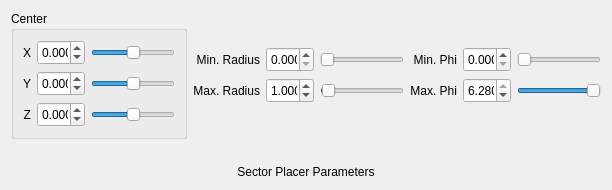
                <widget class="QWidget" name="SectorPlacerPage">
                 <layout class="QGridLayout" name="gridLayout_20">
                  <item row="0" column="0" rowspan="4">
                   <widget class="QGroupBox" name="SectorPlacerGroupBox">
                    <property name="title">
                     <string>Center</string>
                    </property>
                    <layout class="QGridLayout" name="gridLayout_21">
                     <item row="0" column="0">
                      <widget class="QLabel" name="SectorPlacerXLabel">
                       <property name="sizePolicy">
                        <sizepolicy hsizetype="Fixed" vsizetype="Fixed">
                         <horstretch>0</horstretch>
                         <verstretch>0</verstretch>
                        </sizepolicy>
                       </property>
                       <property name="minimumSize">
                        <size>
                         <width>0</width>
                         <height>25</height>
                        </size>
                       </property>
                       <property name="text">
                        <string>X</string>
                       </property>
                       <property name="alignment">
                        <set>Qt::AlignRight|Qt::AlignTrailing|Qt::AlignVCenter</set>
                       </property>
                      </widget>
                     </item>
                     <item row="0" column="1">
                      <widget class="QDoubleSpinBox" name="SectorPlacerXSpinBox">
                       <property name="sizePolicy">
                        <sizepolicy hsizetype="Fixed" vsizetype="Fixed">
                         <horstretch>0</horstretch>
                         <verstretch>0</verstretch>
                        </sizepolicy>
                       </property>
                       <property name="minimumSize">
                        <size>
                         <width>48</width>
                         <height>25</height>
                        </size>
                       </property>
                       <property name="maximumSize">
                        <size>
                         <width>48</width>
                         <height>25</height>
                        </size>
                       </property>
                       <property name="alignment">
                        <set>Qt::AlignRight|Qt::AlignTrailing|Qt::AlignVCenter</set>
                       </property>
                       <property name="decimals">
                        <number>3</number>
                       </property>
                       <property name="minimum">
                        <double>-10.000000000000000</double>
                       </property>
                       <property name="maximum">
                        <double>10.000000000000000</double>
                       </property>
                       <property name="singleStep">
                        <double>0.100000000000000</double>
                       </property>
                      </widget>
                     </item>
                     <item row="1" column="0">
                      <widget class="QLabel" name="SectorPlacerYLabel">
                       <property name="sizePolicy">
                        <sizepolicy hsizetype="Fixed" vsizetype="Fixed">
                         <horstretch>0</horstretch>
                         <verstretch>0</verstretch>
                        </sizepolicy>
                       </property>
                       <property name="minimumSize">
                        <size>
                         <width>0</width>
                         <height>25</height>
                        </size>
                       </property>
                       <property name="text">
                        <string>Y</string>
                       </property>
                       <property name="alignment">
                        <set>Qt::AlignRight|Qt::AlignTrailing|Qt::AlignVCenter</set>
                       </property>
                      </widget>
                     </item>
                     <item row="1" column="1">
                      <widget class="QDoubleSpinBox" name="SectorPlacerYSpinBox">
                       <property name="sizePolicy">
                        <sizepolicy hsizetype="Fixed" vsizetype="Fixed">
                         <horstretch>0</horstretch>
                         <verstretch>0</verstretch>
                        </sizepolicy>
                       </property>
                       <property name="minimumSize">
                        <size>
                         <width>48</width>
                         <height>25</height>
                        </size>
                       </property>
                       <property name="maximumSize">
                        <size>
                         <width>48</width>
                         <height>25</height>
                        </size>
                       </property>
                       <property name="alignment">
                        <set>Qt::AlignRight|Qt::AlignTrailing|Qt::AlignVCenter</set>
                       </property>
                       <property name="decimals">
                        <number>3</number>
                       </property>
                       <property name="minimum">
                        <double>-10.000000000000000</double>
                       </property>
                       <property name="maximum">
                        <double>10.000000000000000</double>
                       </property>
                       <property name="singleStep">
                        <double>0.100000000000000</double>
                       </property>
                      </widget>
                     </item>
                     <item row="2" column="0">
                      <widget class="QLabel" name="SectorPlacerZLabel">
                       <property name="sizePolicy">
                        <sizepolicy hsizetype="Fixed" vsizetype="Fixed">
                         <horstretch>0</horstretch>
                         <verstretch>0</verstretch>
                        </sizepolicy>
                       </property>
                       <property name="minimumSize">
                        <size>
                         <width>0</width>
                         <height>25</height>
                        </size>
                       </property>
                       <property name="text">
                        <string>Z</string>
                       </property>
                       <property name="alignment">
                        <set>Qt::AlignRight|Qt::AlignTrailing|Qt::AlignVCenter</set>
                       </property>
                      </widget>
                     </item>
                     <item row="2" column="1">
                      <widget class="QDoubleSpinBox" name="SectorPlacerZSpinBox">
                       <property name="sizePolicy">
                        <sizepolicy hsizetype="Fixed" vsizetype="Fixed">
                         <horstretch>0</horstretch>
                         <verstretch>0</verstretch>
                        </sizepolicy>
                       </property>
                       <property name="minimumSize">
                        <size>
                         <width>48</width>
                         <height>25</height>
                        </size>
                       </property>
                       <property name="maximumSize">
                        <size>
                         <width>48</width>
                         <height>25</height>
                        </size>
                       </property>
                       <property name="alignment">
                        <set>Qt::AlignRight|Qt::AlignTrailing|Qt::AlignVCenter</set>
                       </property>
                       <property name="decimals">
                        <number>3</number>
                       </property>
                       <property name="minimum">
                        <double>-10.000000000000000</double>
                       </property>
                       <property name="maximum">
                        <double>10.000000000000000</double>
                       </property>
                       <property name="singleStep">
                        <double>0.100000000000000</double>
                       </property>
                      </widget>
                     </item>
                     <item row="0" column="2">
                      <widget class="QSlider" name="SectorPlacerXSlider">
                       <property name="minimum">
                        <number>-100</number>
                       </property>
                       <property name="maximum">
                        <number>100</number>
                       </property>
                       <property name="orientation">
                        <enum>Qt::Horizontal</enum>
                       </property>
                      </widget>
                     </item>
                     <item row="1" column="2">
                      <widget class="QSlider" name="SectorPlacerYSlider">
                       <property name="minimum">
                        <number>-100</number>
                       </property>
                       <property name="maximum">
                        <number>100</number>
                       </property>
                       <property name="orientation">
                        <enum>Qt::Horizontal</enum>
                       </property>
                      </widget>
                     </item>
                     <item row="2" column="2">
                      <widget class="QSlider" name="SectorPlacerZSlider">
                       <property name="minimum">
                        <number>-100</number>
                       </property>
                       <property name="maximum">
                        <number>100</number>
                       </property>
                       <property name="orientation">
                        <enum>Qt::Horizontal</enum>
                       </property>
                      </widget>
                     </item>
                    </layout>
                   </widget>
                  </item>
                  <item row="5" column="0" colspan="7">
                   <widget class="QLabel" name="SectorPlacerParametersLabel">
                    <property name="text">
                     <string>Sector Placer Parameters</string>
                    </property>
                    <property name="alignment">
                     <set>Qt::AlignCenter</set>
                    </property>
                   </widget>
                  </item>
                  <item row="1" column="1">
                   <widget class="QLabel" name="SectorPlacerMinRadiusLabel">
                    <property name="text">
                     <string>Min. Radius</string>
                    </property>
                    <property name="alignment">
                     <set>Qt::AlignRight|Qt::AlignTrailing|Qt::AlignVCenter</set>
                    </property>
                   </widget>
                  </item>
                  <item row="2" column="1">
                   <widget class="QLabel" name="SectorPlacerMaxRadiusLabel">
                    <property name="text">
                     <string>Max. Radius</string>
                    </property>
                    <property name="alignment">
                     <set>Qt::AlignRight|Qt::AlignTrailing|Qt::AlignVCenter</set>
                    </property>
                   </widget>
                  </item>
                  <item row="1" column="2">
                   <widget class="QDoubleSpinBox" name="SectorPlacerMinRadiusSpinBox">
                    <property name="sizePolicy">
                     <sizepolicy hsizetype="Fixed" vsizetype="Fixed">
                      <horstretch>0</horstretch>
                      <verstretch>0</verstretch>
                     </sizepolicy>
                    </property>
                    <property name="minimumSize">
                     <size>
                      <width>48</width>
                      <height>25</height>
                     </size>
                    </property>
                    <property name="maximumSize">
                     <size>
                      <width>48</width>
                      <height>25</height>
                     </size>
                    </property>
                    <property name="alignment">
                     <set>Qt::AlignRight|Qt::AlignTrailing|Qt::AlignVCenter</set>
                    </property>
                    <property name="decimals">
                     <number>3</number>
                    </property>
                    <property name="maximum">
                     <double>10.000000000000000</double>
                    </property>
                    <property name="singleStep">
                     <double>0.100000000000000</double>
                    </property>
                   </widget>
                  </item>
                  <item row="2" column="2">
                   <widget class="QDoubleSpinBox" name="SectorPlacerMaxRadiusSpinBox">
                    <property name="sizePolicy">
                     <sizepolicy hsizetype="Fixed" vsizetype="Fixed">
                      <horstretch>0</horstretch>
                      <verstretch>0</verstretch>
                     </sizepolicy>
                    </property>
                    <property name="minimumSize">
                     <size>
                      <width>48</width>
                      <height>25</height>
                     </size>
                    </property>
                    <property name="maximumSize">
                     <size>
                      <width>48</width>
                      <height>25</height>
                     </size>
                    </property>
                    <property name="alignment">
                     <set>Qt::AlignRight|Qt::AlignTrailing|Qt::AlignVCenter</set>
                    </property>
                    <property name="decimals">
                     <number>3</number>
                    </property>
                    <property name="maximum">
                     <double>10.000000000000000</double>
                    </property>
                    <property name="singleStep">
                     <double>0.100000000000000</double>
                    </property>
                    <property name="value">
                     <double>1.000000000000000</double>
                    </property>
                   </widget>
                  </item>
                  <item row="1" column="3">
                   <widget class="QSlider" name="SectorPlacerMinRadiusSlider">
                    <property name="maximum">
                     <number>100</number>
                    </property>
                    <property name="value">
                     <number>0</number>
                    </property>
                    <property name="orientation">
                     <enum>Qt::Horizontal</enum>
                    </property>
                   </widget>
                  </item>
                  <item row="2" column="3">
                   <widget class="QSlider" name="SectorPlacerMaxRadiusSlider">
                    <property name="maximum">
                     <number>100</number>
                    </property>
                    <property name="value">
                     <number>1</number>
                    </property>
                    <property name="orientation">
                     <enum>Qt::Horizontal</enum>
                    </property>
                   </widget>
                  </item>
                  <item row="1" column="4">
                   <widget class="QLabel" name="SectorPlacerMinPhiLabel">
                    <property name="text">
                     <string>Min. Phi</string>
                    </property>
                    <property name="alignment">
                     <set>Qt::AlignRight|Qt::AlignTrailing|Qt::AlignVCenter</set>
                    </property>
                   </widget>
                  </item>
                  <item row="2" column="4">
                   <widget class="QLabel" name="SectorPlacerMaxPhiLabel">
                    <property name="text">
                     <string>Max. Phi</string>
                    </property>
                    <property name="alignment">
                     <set>Qt::AlignRight|Qt::AlignTrailing|Qt::AlignVCenter</set>
                    </property>
                   </widget>
                  </item>
                  <item row="1" column="5">
                   <widget class="QDoubleSpinBox" name="SectorPlacerMinPhiSpinBox">
                    <property name="sizePolicy">
                     <sizepolicy hsizetype="Fixed" vsizetype="Fixed">
                      <horstretch>0</horstretch>
                      <verstretch>0</verstretch>
                     </sizepolicy>
                    </property>
                    <property name="minimumSize">
                     <size>
                      <width>48</width>
                      <height>25</height>
                     </size>
                    </property>
                    <property name="maximumSize">
                     <size>
                      <width>48</width>
                      <height>25</height>
                     </size>
                    </property>
                    <property name="alignment">
                     <set>Qt::AlignRight|Qt::AlignTrailing|Qt::AlignVCenter</set>
                    </property>
                    <property name="decimals">
                     <number>3</number>
                    </property>
                    <property name="maximum">
                     <double>6.280000000000000</double>
                    </property>
                    <property name="singleStep">
                     <double>0.010000000000000</double>
                    </property>
                   </widget>
                  </item>
                  <item row="2" column="5">
                   <widget class="QDoubleSpinBox" name="SectorPlacerMaxPhiSpinBox">
                    <property name="sizePolicy">
                     <sizepolicy hsizetype="Fixed" vsizetype="Fixed">
                      <horstretch>0</horstretch>
                      <verstretch>0</verstretch>
                     </sizepolicy>
                    </property>
                    <property name="minimumSize">
                     <size>
                      <width>48</width>
                      <height>25</height>
                     </size>
                    </property>
                    <property name="maximumSize">
                     <size>
                      <width>48</width>
                      <height>25</height>
                     </size>
                    </property>
                    <property name="alignment">
                     <set>Qt::AlignRight|Qt::AlignTrailing|Qt::AlignVCenter</set>
                    </property>
                    <property name="decimals">
                     <number>3</number>
                    </property>
                    <property name="maximum">
                     <double>6.280000000000000</double>
                    </property>
                    <property name="singleStep">
                     <double>0.010000000000000</double>
                    </property>
                    <property name="value">
                     <double>6.280000000000000</double>
                    </property>
                   </widget>
                  </item>
                  <item row="1" column="6">
                   <widget class="QSlider" name="SectorPlacerMinPhiSlider">
                    <property name="maximum">
                     <number>628</number>
                    </property>
                    <property name="orientation">
                     <enum>Qt::Horizontal</enum>
                    </property>
                   </widget>
                  </item>
                  <item row="2" column="6">
                   <widget class="QSlider" name="SectorPlacerMaxPhiSlider">
                    <property name="maximum">
                     <number>628</number>
                    </property>
                    <property name="value">
                     <number>628</number>
                    </property>
                    <property name="orientation">
                     <enum>Qt::Horizontal</enum>
                    </property>
                   </widget>
                  </item>
                  <item row="4" column="0" colspan="7">
                   <spacer name="verticalSpacer_21">
                    <property name="orientation">
                     <enum>Qt::Vertical</enum>
                    </property>
                    <property name="sizeType">
                     <enum>QSizePolicy::Fixed</enum>
                    </property>
                    <property name="sizeHint" stdset="0">
                     <size>
                      <width>20</width>
                      <height>20</height>
                     </size>
                    </property>
                   </spacer>
                  </item>
                  <item row="0" column="2">
                   <spacer name="verticalSpacer_22">
                    <property name="orientation">
                     <enum>Qt::Vertical</enum>
                    </property>
                    <property name="sizeType">
                     <enum>QSizePolicy::Fixed</enum>
                    </property>
                    <property name="sizeHint" stdset="0">
                     <size>
                      <width>20</width>
                      <height>10</height>
                     </size>
                    </property>
                   </spacer>
                  </item>
                  <item row="3" column="2">
                   <spacer name="verticalSpacer_23">
                    <property name="orientation">
                     <enum>Qt::Vertical</enum>
                    </property>
                    <property name="sizeType">
                     <enum>QSizePolicy::Fixed</enum>
                    </property>
                    <property name="sizeHint" stdset="0">
                     <size>
                      <width>20</width>
                      <height>10</height>
                     </size>
                    </property>
                   </spacer>
                  </item>
                 </layout>
                </widget>
